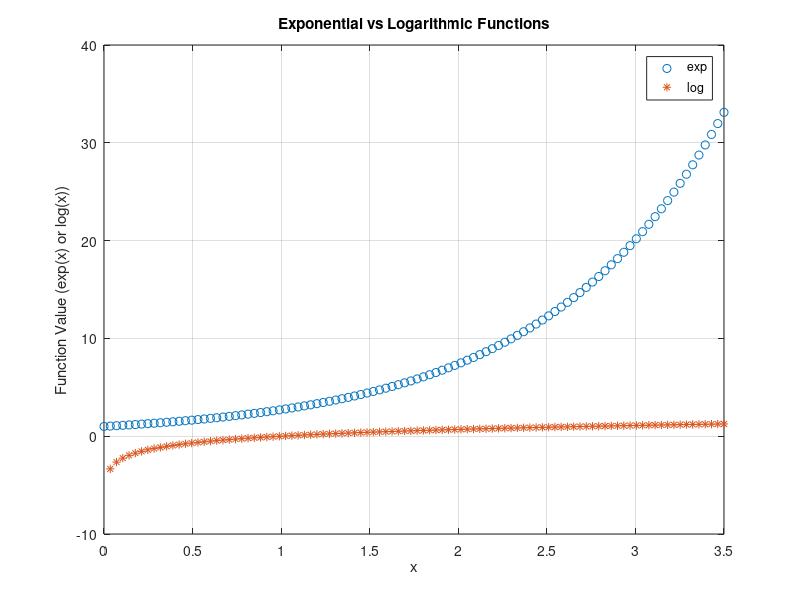

Write the MATLAB code that produced this figure.
% ex3_4.m
% Plots exp(x) and log(x) on one graph

% Create 100 points between 0 and 3.5
x = linspace(0,3.5, 100);

ey = exp(x); % Exponential growth
ly = log(x); % Logarithmic growth

% Plot with different markers
plot(x,ey,'o');
hold on;
plot(x,ly,'*');
legend('exp', 'log');
xlabel('x');
ylabel('Function Value (exp(x) or log(x))');
title('Exponential vs Logarithmic Functions');
grid on;